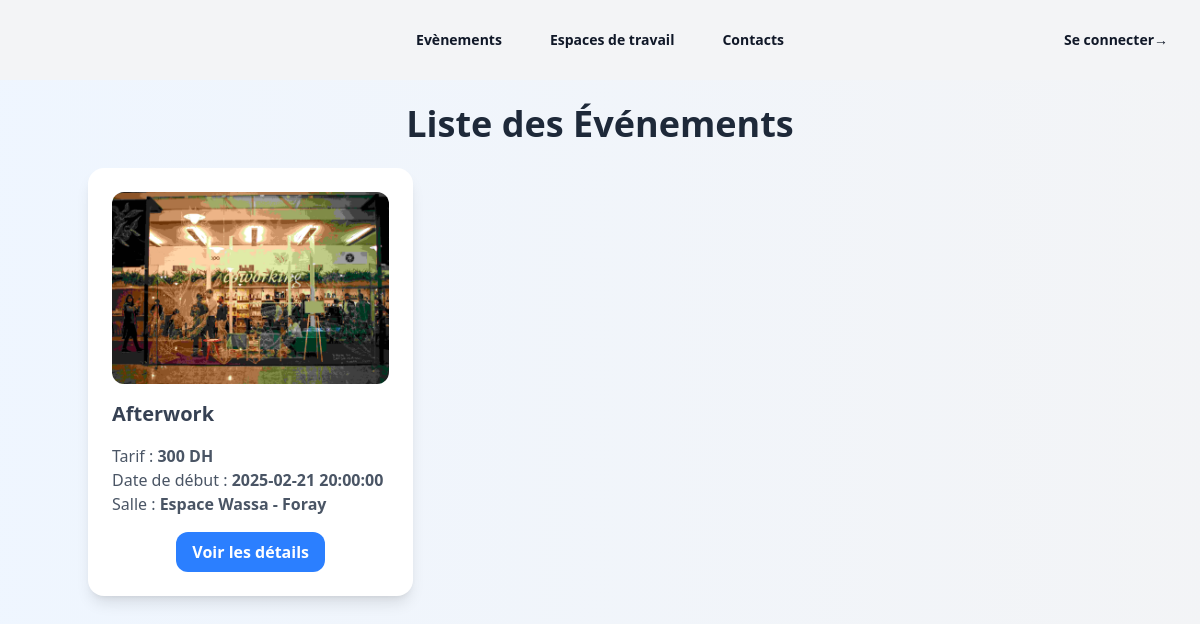
The page /Coworking/pages/evenement_view.php on the database its author committed.
### tables this page shows
CREATE TABLE IF NOT EXISTS `evenement` (
  `id` int NOT NULL AUTO_INCREMENT,
  `nom` varchar(255) DEFAULT NULL,
  `description` varchar(500) DEFAULT NULL,
  `image` varchar(255) DEFAULT NULL,
  `tarif` double DEFAULT NULL,
  `participants` int DEFAULT NULL,
  `salle_id` int DEFAULT NULL,
  `dateDebut` datetime DEFAULT NULL,
  `dateFin` datetime DEFAULT NULL,
  PRIMARY KEY (`id`),
  KEY `FK_Evenement_type` (`salle_id`)
);

CREATE TABLE IF NOT EXISTS `salle` (
  `id` int NOT NULL AUTO_INCREMENT,
  `nom` varchar(255) DEFAULT NULL,
  `description` varchar(255) DEFAULT NULL,
  `capacite` int DEFAULT NULL,
  `image` varchar(255) DEFAULT NULL,
  `price` double DEFAULT NULL,
  `type_id` int DEFAULT NULL,
  PRIMARY KEY (`id`),
  KEY `type_id` (`type_id`)
);

### Coworking/classe/Evenement.php (called while the page is built, shortened)
<?php
require_once '../classe/Salle.php';
class Evenement {
    public static function getAllEvenements(): array {
        $pdo = Database::connect();
        $stmt = $pdo->query("SELECT * FROM evenement");
        return $stmt->fetchAll(PDO::FETCH_ASSOC);
    }
}

### Coworking/classe/Salle.php (called while the page is built, shortened)
<?php
require_once '../classe/Type.php';
class Salle {
    private string $nom;
    public function __construct(int $id, string $nom, string $description, int $capacite, string $image, float $price,Type $type) {
        $this->nom = $nom;
    }
    public function getNom() {
        return $this->nom;
    }
    public static function getSalleById(int $id): ?Salle {
        $pdo = Database::connect();
        $stmt = $pdo->prepare("SELECT * FROM salle WHERE id = :id");
        $stmt->bindParam(':id', $id, PDO::PARAM_INT);
        $stmt->execute();
        $data = $stmt->fetch(PDO::FETCH_ASSOC);
        if ($data) {
            $type = Type::getTypeById($data['type_id']);
            $salle = new Salle($data['id'], $data['nom'],$data['description'],$data['capacite'],$data['image'], $data['price'], $type);
            $equipements = self::getEquipementsForSalle($id);
            foreach ($equipements as $equipementData) {
                $equipement = new Equipement($equipementData['id'], $equipementData['nom']);
                $salle->ajouterEquipement($equipement);
            }
            return $salle;
        }
        return null;
    }
    public static function getEquipementsForSalle(int $salleId): array {
        $pdo = Database::connect();
        $stmt = $pdo->prepare("
            SELECT equipement.* FROM equipement
            JOIN salle_equipement ON equipement.id = salle_equipement.equipement_id
            WHERE salle_equipement.salle_id = :salle_id
        ");
        $stmt->bindParam(':salle_id', $salleId, PDO::PARAM_INT);
        $stmt->execute();
        return $stmt->fetchAll(PDO::FETCH_ASSOC);
    }
}

### Coworking/classe/Type.php (called while the page is built, shortened)
<?php
require_once 'Salle.php';
class Type {
    public static function getTypeById(int $id): ?Type {
        $pdo = Database::connect();
        $stmt = $pdo->prepare("SELECT * FROM \ttype WHERE id = :id");
        $stmt->bindParam(':id', $id, PDO::PARAM_INT);
        $stmt->execute();
        $data = $stmt->fetch(PDO::FETCH_ASSOC);
        if ($data) {
            return new Type($data['id'], $data['nom']);
        }
        return null;
    }
}

### Coworking/pages/evenement_view.php (the view, shortened to what this page needs)
<?php
require_once '../classe/Evenement.php';
require_once '../classe/Salle.php';
$evenements = Evenement::getAllEvenements();
include("../component/header.php");
?>
<div class="bg-gradient-to-r mx-auto from-blue-50 to-gray-100 min-h-screen p-6">
    <div class="container mx-auto">
        <h1 class="text-4xl font-extrabold text-gray-800 mb-6 text-center">Liste des Événements</h1>
        <div class="grid grid-cols-1 md:grid-cols-2 lg:grid-cols-3 gap-6">
            <?php foreach ($evenements as $evenement): ?>
                <div class="bg-white rounded-2xl shadow-lg p-6">
                    <img src="<?= htmlspecialchars($evenement['image']) ?>" alt="<?= htmlspecialchars($evenement['nom']) ?>" class="rounded-xl w-full h-48 object-cover mb-4">
                    <h2 class="text-xl font-semibold text-gray-700 mb-4"><?= htmlspecialchars($evenement['nom']) ?></h2>
                    <p class="text-gray-600 text-md mt-2">Tarif : <strong><?= htmlspecialchars($evenement['tarif']) ?> DH</strong></p>
                    <p class="text-gray-600 text-md">Date de début : <strong><?= (new DateTime($evenement['dateDebut']))->format('Y-m-d H:i:s') ?></strong></p>
                    <p class="text-gray-600 text-md">Salle : <strong><?= htmlspecialchars(Salle::getSalleById( $evenement['salle_id'])-> getNom()) ?></strong></p>
                    <div class="text-center mt-4">
                        <a href="evenement_details.php?id=<?= $evenement['id'] ?>">
                            <button class="bg-blue-500 hover:bg-blue-600 text-white py-2 px-4 rounded-xl focus:outline-none focus:ring-4 focus:ring-blue-300 font-semibold">
                                Voir les détails
                            </button>
                        </a>
                    </div>
                </div>
            <?php endforeach; ?>
        </div>
    </div>
</div>

### rows shown on the page
evenement: image (picture), nom "Afterwork", tarif "300", dateDebut "2025-02-21 20:00:00", salle.nom "Espace Wassa - Foray"
